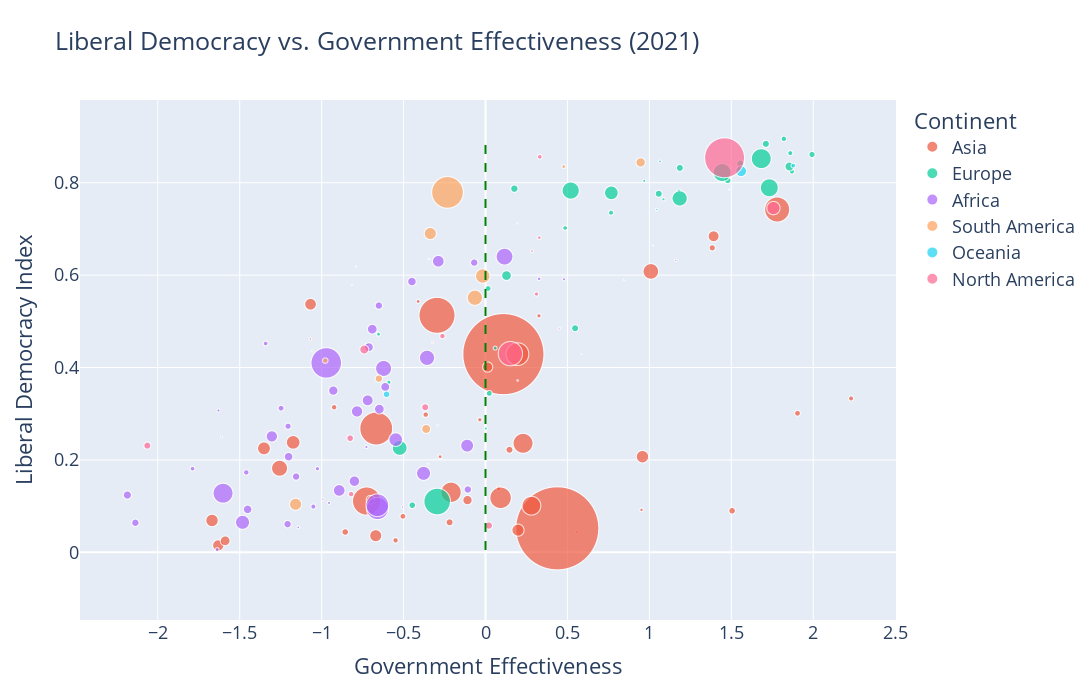

Notebook cell for this chart:
### Code cell
# loading the dataset
gov_efec_lib_dem = pd.read_csv("data/govt-effectiveness-vs-liberal-democracy.csv")

# Clean the data by removing rows with NaN values in critical columns
df_cleaned_gov = gov_efec_lib_dem.dropna(subset=['Liberal democracy index (best estimate, aggregate: average)'
                               ])

# You can try different scaling factors to get the desired effect
df_cleaned_gov['Scaled Population'] = df_cleaned_gov['Population (historical)'] / 1e6

# Drop rows where Scaled Population is NaN
df_cleaned_gov.dropna(subset=['Scaled Population'], inplace=True)



# Create the scatter plot
fig = px.scatter(
    df_cleaned_gov,
    x='Government effectiveness',
    y='Liberal democracy index (best estimate, aggregate: average)',
    size='Scaled Population',  # Use the scaled population
    color='Continent',
    hover_name='Entity',
    size_max=200,  # Increase size_max to make points larger -- 200 worked best
    title='Liberal Democracy vs. Government Effectiveness (2021)',
    labels={
        'Government effectiveness': 'Government Effectiveness',
        'Liberal democracy index (best estimate, aggregate: average)': 'Liberal Democracy Index'
    }
)

# Update the layout to add a vertical line at Government effectiveness of 0
fig.update_layout(
    xaxis_title='Government Effectiveness',
    yaxis_title='Liberal Democracy Index',
    legend_title='Continent',
    template='plotly',
    height=700,
    width=1100,
    shapes=[
        dict(
            type='line',
            x0=0,
            x1=0,
            y0=df_cleaned_gov['Liberal democracy index (best estimate, aggregate: average)'].min(),
            y1=df_cleaned_gov['Liberal democracy index (best estimate, aggregate: average)'].max(),
            line=dict(color='green', dash='dash')
        )
    ],
    font=dict(size=18)  # Increase the overall font size
)

# Show the plot
fig.show()

### Figure 1 — Plotly figure (JSON) as saved in the notebook; plotly's stock layout.template omitted (floating-point values rounded to 4 significant figures)
{"data": [{"hovertemplate": "<b>%{hovertext}</b><br><br>Continent=Asia<br>Government Effectiveness=%{x}<br>Liberal Democracy Index=%{y}<br>Scaled Population=%{marker.size}<extra></extra>", "hovertext": ["Afghanistan", "Armenia", "Azerbaijan", "Bahrain", "Bangladesh", "Bhutan", "Cambodia", "China", "East Timor", "Georgia", "Hong Kong", "India", "Indonesia", "Iran", "Iraq", "Israel", "Japan", "Jordan", "Kazakhstan", "Kuwait", "Kyrgyzstan", "Laos", "Lebanon", "Malaysia", "Maldives", "Mongolia", "Myanmar", "Nepal", "North Korea", "Oman", "Pakistan", "Philippines", "Qatar", "Saudi Arabia", "Singapore", "South Korea", "Sri Lanka", "Syria", "Taiwan", "Tajikistan", "Thailand", "Turkey", "Turkmenistan", "United Arab Emirates", "Uzbekistan", "Vietnam", "Yemen"], "legendgroup": "Asia", "marker": {"color": "#EF553B", "size": [33.83, 2.921, 9.753, 1.37, 159.4, 0.7406, 15.62, 1396.0, 1.205, 3.792, 7.366, 1328.0, 261.8, 82.62, 37.56, 8.053, 127.3, 9.545, 18.08, 3.834, 6.002, 6.802, 6.472, 31.23, 0.4282, 2.977, 51.09, 27.82, 25.58, 4.185, 217.3, 105.3, 2.427, 29.97, 5.525, 50.98, 21.73, 19.42, 23.53, 8.644, 70.54, 80.01, 6.216, 8.675, 30.75, 92.82, 31.16], "sizemode": "area", "sizeref": 0.2023, "symbol": "circle"}, "mode": "markers", "name": "Asia", "showlegend": true, "type": "scattergl", "x": [-1.352, -0.277, -0.219, 0.557, -0.726, 0.452, -0.702, 0.438, -1.069, 0.326, 1.904, 0.109, -0.296, -0.21, -1.174, 1.384, 1.78, 0.146, -0.11, -0.035, -0.924, -0.504, -0.365, 0.958, -0.349, -0.411, -1.257, -1.068, -1.631, 0.08, -0.667, 0.195, 0.952, 0.198, 2.231, 1.009, 0.013, -1.589, 1.392, -0.856, 0.28, 0.229, -0.549, 1.505, -0.67, 0.092, -1.669], "xaxis": "x", "y": [0.225, 0.207, 0.065, 0.044, 0.111, 0.485, 0.114, 0.052, 0.462, 0.512, 0.301, 0.429, 0.513, 0.13, 0.238, 0.659, 0.742, 0.222, 0.113, 0.287, 0.314, 0.078, 0.298, 0.207, 0.191, 0.543, 0.182, 0.537, 0.015, 0.139, 0.268, 0.429, 0.092, 0.048, 0.333, 0.608, 0.401, 0.025, 0.684, 0.044, 0.101, 0.236, 0.026, 0.09, 0.036, 0.118, 0.069], "yaxis": "y"}, {"hovertemplate": "<b>%{hovertext}</b><br><br>Continent=Europe<br>Government Effectiveness=%{x}<br>Liberal Democracy Index=%{y}<br>Scaled Population=%{marker.size}<extra></extra>", "hovertext": ["Albania", "Austria", "Belarus", "Belgium", "Bosnia and Herzegovina", "Bulgaria", "Croatia", "Cyprus", "Czechia", "Denmark", "Estonia", "Finland", "France", "Germany", "Greece", "Hungary", "Iceland", "Ireland", "Italy", "Kosovo", "Latvia", "Lithuania", "Luxembourg", "Malta", "Moldova", "Montenegro", "Netherlands", "North Macedonia", "Norway", "Poland", "Portugal", "Romania", "Russia", "Serbia", "Slovakia", "Slovenia", "Spain", "Sweden", "Switzerland", "Ukraine", "United Kingdom"], "legendgroup": "Europe", "marker": {"color": "#00cc96", "size": [2.899, 8.644, 9.487, 11.28, 3.519, 7.178, 4.184, 1.22, 10.52, 5.684, 1.315, 5.48, 64.92, 82.08, 10.82, 9.839, 0.331, 4.702, 60.58, 1.779, 1.978, 2.906, 0.5695, 0.445, 3.287, 0.6281, 17.11, 1.98, 5.19, 38.27, 10.37, 19.87, 145.3, 7.177, 5.42, 2.06, 46.68, 9.799, 8.284, 45.78, 65.38], "sizemode": "area", "sizeref": 0.2023, "symbol": "circle"}, "mode": "markers", "name": "Europe", "showlegend": true, "type": "scattergl", "x": [0.059, 1.478, -0.447, 1.556, -0.59, 0.016, 0.486, 1.045, 1.057, 1.821, 1.065, 1.87, 1.444, 1.683, 0.176, 0.547, 1.488, 1.548, 0.52, null, 1.086, 1.181, 1.719, 0.847, -0.653, 0.196, 1.855, 0.002, 1.86, 0.768, 1.186, 0.128, -0.295, 0.023, 0.766, 0.969, 1.185, 1.711, 1.993, -0.524, 1.732], "xaxis": "x", "y": [0.442, 0.805, 0.102, 0.841, 0.368, 0.571, 0.702, 0.742, 0.776, 0.895, 0.846, 0.824, 0.822, 0.852, 0.787, 0.485, 0.785, 0.83, 0.783, 0.447, 0.764, 0.782, 0.795, 0.59, 0.472, 0.372, 0.835, 0.268, 0.864, 0.778, 0.832, 0.599, 0.11, 0.344, 0.735, 0.804, 0.766, 0.884, 0.861, 0.226, 0.789], "yaxis": "y"}, {"hovertemplate": "<b>%{hovertext}</b><br><br>Continent=Africa<br>Government Effectiveness=%{x}<br>Liberal Democracy Index=%{y}<br>Scaled Population=%{marker.size}<extra></extra>", "hovertext": ["Algeria", "Angola", "Benin", "Botswana", "Burkina Faso", "Burundi", "Cameroon", "Cape Verde", "Central African Republic", "Chad", "Comoros", "Congo", "Cote d'Ivoire", "Democratic Republic of Congo", "Djibouti", "Egypt", "Equatorial Guinea", "Eritrea", "Eswatini", "Ethiopia", "Gabon", "Gambia", "Ghana", "Guinea", "Guinea-Bissau", "Kenya", "Lesotho", "Liberia", "Libya", "Madagascar", "Malawi", "Mali", "Mauritania", "Mauritius", "Morocco", "Mozambique", "Namibia", "Niger", "Nigeria", "Rwanda", "Sao Tome and Principe", "Senegal", "Seychelles", "Sierra Leone", "Somalia", "South Africa", "South Sudan", "Sudan", "Tanzania", "Togo", "Tunisia", "Uganda", "Zambia", "Zimbabwe"], "legendgroup": "Africa", "marker": {"color": "#ab63fa", "size": [40.02, 28.16, 11.36, 2.203, 18.78, 11.05, 22.76, 0.5124, 4.629, 14.65, 0.7267, 5.098, 25.25, 81.04, 1.02, 99.6, 1.454, 3.106, 1.143, 103.9, 2.041, 2.225, 28.7, 11.77, 1.786, 47.09, 2.105, 4.659, 6.532, 25.43, 17.09, 18.59, 3.966, 1.292, 34.61, 26.55, 2.374, 19.94, 190.7, 11.64, 0.2003, 14.59, 0.1072, 7.038, 13.81, 56.72, 11.11, 40.02, 52.02, 7.663, 11.4, 37.53, 16.4, 14.4], "sizemode": "area", "sizeref": 0.2023, "symbol": "circle"}, "mode": "markers", "name": "Africa", "showlegend": true, "type": "scattergl", "x": [-0.378, -0.893, -0.651, 0.479, -0.648, -1.208, -0.8, 0.195, -1.788, -1.452, -1.611, -1.051, -0.719, -1.602, -0.993, -0.659, -1.143, -1.638, -0.507, -0.66, -0.727, -0.955, -0.288, -1.156, -1.63, -0.357, -0.72, -1.342, -1.46, -1.304, -0.712, -0.929, -1.026, 1.161, -0.112, -0.784, 0.327, -0.691, -0.972, -0.108, -0.816, -0.449, 0.586, -1.248, -2.186, 0.116, -2.137, -1.483, -0.622, -1.205, -0.069, -0.548, -0.612, -1.202], "xaxis": "x", "y": [0.171, 0.134, 0.534, 0.591, 0.31, 0.061, 0.154, 0.712, 0.181, 0.093, 0.25, 0.099, 0.329, 0.128, 0.115, 0.095, 0.054, 0.006, 0.098, 0.102, 0.228, 0.107, 0.63, 0.164, 0.307, 0.421, 0.449, 0.452, 0.173, 0.251, 0.444, 0.35, 0.181, 0.632, 0.231, 0.305, 0.592, 0.483, 0.41, 0.136, 0.579, 0.586, 0.429, 0.312, 0.124, 0.64, 0.064, 0.065, 0.398, 0.273, 0.627, 0.244, 0.358, 0.207], "yaxis": "y"}, {"hovertemplate": "<b>%{hovertext}</b><br><br>Continent=South America<br>Government Effectiveness=%{x}<br>Liberal Democracy Index=%{y}<br>Scaled Population=%{marker.size}<extra></extra>", "hovertext": ["Argentina", "Bolivia", "Brazil", "Chile", "Colombia", "Ecuador", "Guyana", "Paraguay", "Peru", "Suriname", "Uruguay", "Venezuela"], "legendgroup": "South America", "marker": {"color": "#FFA15A", "size": [43.48, 11.01, 201.7, 18.05, 46.97, 16.27, 0.7588, 6.159, 30.46, 0.5816, 3.368, 30.57], "sizemode": "area", "sizeref": 0.2023, "symbol": "circle"}, "mode": "markers", "name": "South America", "showlegend": true, "type": "scattergl", "x": [-0.017, -0.651, -0.232, 0.947, -0.065, -0.362, -0.323, -0.978, -0.337, -0.347, 0.477, -1.159], "xaxis": "x", "y": [0.598, 0.376, 0.779, 0.844, 0.551, 0.267, 0.454, 0.415, 0.69, 0.635, 0.835, 0.104], "yaxis": "y"}, {"hovertemplate": "<b>%{hovertext}</b><br><br>Continent=Oceania<br>Government Effectiveness=%{x}<br>Liberal Democracy Index=%{y}<br>Scaled Population=%{marker.size}<extra></extra>", "hovertext": ["Australia", "Fiji", "New Zealand", "Papua New Guinea", "Solomon Islands", "Vanuatu"], "legendgroup": "Oceania", "marker": {"color": "#19d3f3", "size": [23.95, 0.9186, 4.614, 8.743, 0.6394, 0.2661], "sizemode": "area", "sizeref": 0.2023, "symbol": "circle"}, "mode": "markers", "name": "Oceania", "showlegend": true, "type": "scattergl", "x": [1.56, -0.292, 1.879, -0.604, -1.058, -0.792], "xaxis": "x", "y": [0.825, 0.275, 0.837, 0.342, 0.436, 0.619], "yaxis": "y"}, {"hovertemplate": "<b>%{hovertext}</b><br><br>Continent=North America<br>Government Effectiveness=%{x}<br>Liberal Democracy Index=%{y}<br>Scaled Population=%{marker.size}<extra></extra>", "hovertext": ["Barbados", "Canada", "Costa Rica", "Cuba", "Dominican Republic", "El Salvador", "Guatemala", "Haiti", "Honduras", "Jamaica", "Mexico", "Nicaragua", "Panama", "Trinidad and Tobago", "United States"], "legendgroup": "North America", "marker": {"color": "#FF6692", "size": [0.279, 35.96, 4.818, 11.28, 10.43, 6.184, 15.97, 10.52, 9.237, 2.803, 121.1, 6.149, 3.96, 1.429, 326.1], "sizemode": "area", "sizeref": 0.2023, "symbol": "circle"}, "mode": "markers", "name": "North America", "showlegend": true, "type": "scattergl", "x": [1.022, 1.757, 0.331, 0.02, -0.368, -0.263, -0.74, -2.064, -0.826, 0.328, 0.152, -0.82, 0.311, 0.283, 1.459], "xaxis": "x", "y": [0.664, 0.745, 0.856, 0.058, 0.314, 0.468, 0.439, 0.231, 0.247, 0.681, 0.43, 0.126, 0.559, 0.652, 0.854], "yaxis": "y"}], "layout": {"font": {"size": 18}, "height": 700, "legend": {"itemsizing": "constant", "title": {"text": "Continent"}, "tracegroupgap": 0}, "shapes": [{"line": {"color": "green", "dash": "dash"}, "type": "line", "x0": 0, "x1": 0, "y0": 0.005, "y1": 0.897}], "title": {"text": "Liberal Democracy vs. Government Effectiveness (2021)"}, "width": 1100, "xaxis": {"anchor": "y", "autorange": true, "domain": [0, 1], "range": [-2.475, 2.505], "title": {"text": "Government Effectiveness"}, "type": "linear"}, "yaxis": {"anchor": "x", "autorange": true, "domain": [0, 1], "range": [-0.1464, 0.979], "title": {"text": "Liberal Democracy Index"}, "type": "linear"}}}
